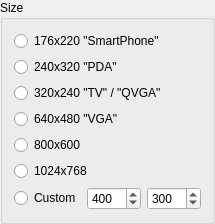
      <widget class="QGroupBox" name="ButtonGroup1" >
       <property name="sizePolicy" >
        <sizepolicy vsizetype="Preferred" hsizetype="Preferred" >
         <horstretch>0</horstretch>
         <verstretch>0</verstretch>
        </sizepolicy>
       </property>
       <property name="title" >
        <string>Size</string>
       </property>
       <layout class="QVBoxLayout" >
        <property name="spacing" >
         <number>6</number>
        </property>
        <property name="leftMargin" >
         <number>11</number>
        </property>
        <property name="topMargin" >
         <number>11</number>
        </property>
        <property name="rightMargin" >
         <number>11</number>
        </property>
        <property name="bottomMargin" >
         <number>11</number>
        </property>
        <item>
         <widget class="QRadioButton" name="size_176_220" >
          <property name="text" >
           <string>176x220 "SmartPhone"</string>
          </property>
         </widget>
        </item>
        <item>
         <widget class="QRadioButton" name="size_240_320" >
          <property name="text" >
           <string>240x320 "PDA"</string>
          </property>
         </widget>
        </item>
        <item>
         <widget class="QRadioButton" name="size_320_240" >
          <property name="text" >
           <string>320x240 "TV" / "QVGA"</string>
          </property>
         </widget>
        </item>
        <item>
         <widget class="QRadioButton" name="size_640_480" >
          <property name="text" >
           <string>640x480 "VGA"</string>
          </property>
         </widget>
        </item>
        <item>
         <widget class="QRadioButton" name="size_800_600" >
          <property name="text" >
           <string>800x600</string>
          </property>
         </widget>
        </item>
        <item>
         <widget class="QRadioButton" name="size_1024_768" >
          <property name="text" >
           <string>1024x768</string>
          </property>
         </widget>
        </item>
        <item>
         <layout class="QHBoxLayout" >
          <property name="spacing" >
           <number>6</number>
          </property>
          <property name="leftMargin" >
           <number>0</number>
          </property>
          <property name="topMargin" >
           <number>0</number>
          </property>
          <property name="rightMargin" >
           <number>0</number>
          </property>
          <property name="bottomMargin" >
           <number>0</number>
          </property>
          <item>
           <widget class="QRadioButton" name="size_custom" >
            <property name="sizePolicy" >
             <sizepolicy vsizetype="Fixed" hsizetype="Fixed" >
              <horstretch>0</horstretch>
              <verstretch>0</verstretch>
             </sizepolicy>
            </property>
            <property name="text" >
             <string>Custom</string>
            </property>
           </widget>
          </item>
          <item>
           <widget class="QSpinBox" name="size_width" >
            <property name="minimum" >
             <number>1</number>
            </property>
            <property name="maximum" >
             <number>1280</number>
            </property>
            <property name="singleStep" >
             <number>16</number>
            </property>
            <property name="value" >
             <number>400</number>
            </property>
           </widget>
          </item>
          <item>
           <widget class="QSpinBox" name="size_height" >
            <property name="minimum" >
             <number>1</number>
            </property>
            <property name="maximum" >
             <number>1024</number>
            </property>
            <property name="singleStep" >
             <number>16</number>
            </property>
            <property name="value" >
             <number>300</number>
            </property>
           </widget>
          </item>
         </layout>
        </item>
       </layout>
      </widget>
